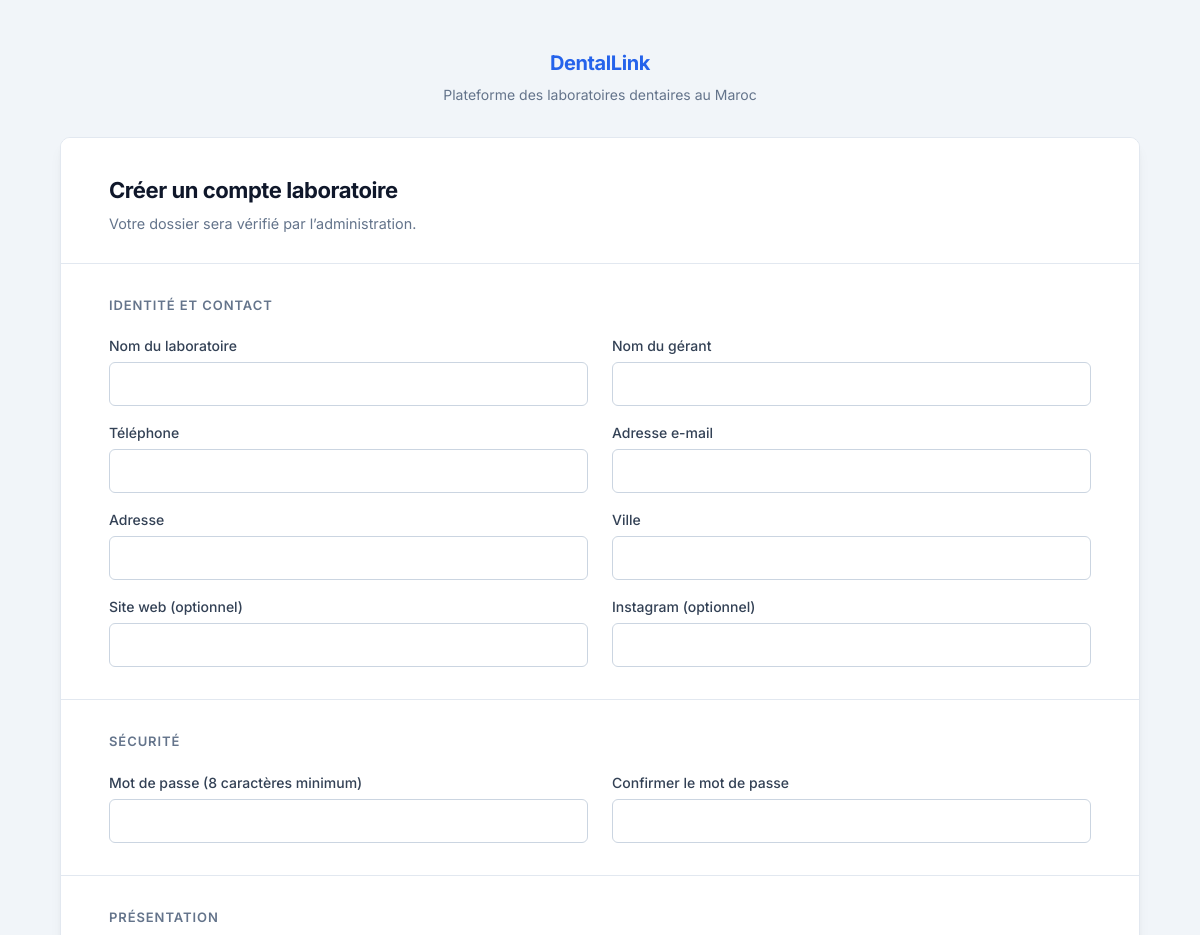
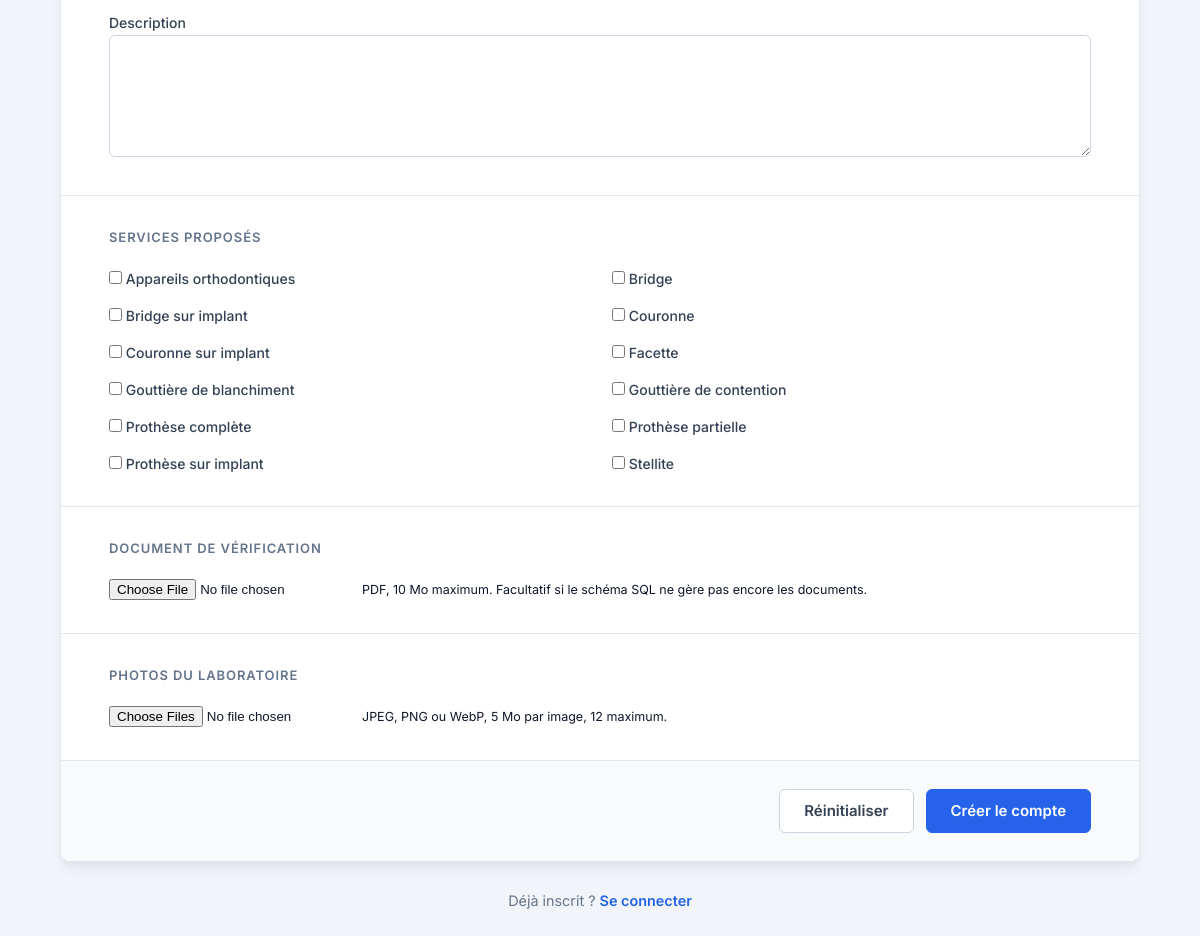
/register.php, run on the app's committed database (2 pictures, top to bottom).
### tables this page shows
CREATE TABLE `service` (
  `id_service` int(11) NOT NULL,
  `nom_service` varchar(100) NOT NULL
);

### config/database.php (called while the page is built, shortened)
<?php
final class Database {
    private static ?PDO $connection = null;
    public static function connection(): PDO {
        if (self::$connection === null) {
            $host = getenv('DB_HOST') ?: '127.0.0.1';
            $name = getenv('DB_NAME') ?: 'laboratoire_dentaire';
            $user = getenv('DB_USER') ?: 'root';
            $pass = getenv('DB_PASS') ?: '';
            self::$connection = new PDO("mysql:host={$host};dbname={$name};charset=utf8mb4", $user, $pass, [PDO::ATTR_ERRMODE=>PDO::ERRMODE_EXCEPTION, PDO::ATTR_DEFAULT_FETCH_MODE=>PDO::FETCH_ASSOC, PDO::ATTR_EMULATE_PREPARES=>false]);
        }
        return self::$connection;
    }
}

### includes/auth.php (called while the page is built, shortened)
<?php
require_once __DIR__.'/../config/database.php';
function e(?string $v):string{return htmlspecialchars($v??'',ENT_QUOTES|ENT_SUBSTITUTE,'UTF-8');}

### includes/schema.php (called while the page is built, shortened)
<?php
final class DentalSchema
{
    private array $columns;
    private function __construct(array $columns, array $statuses) { $this->columns = $columns; $this->statuses = $statuses; }
    public static function inspect(PDO $pdo): self
    {
        $columns = [];
        foreach (['laboratoire','service','laboratoire_service','image_laboratoire','admin'] as $table) {
            try { $columns[$table] = $pdo->query('SHOW COLUMNS FROM `' . $table . '`')->fetchAll(PDO::FETCH_ASSOC); }
            catch (PDOException $e) { $columns[$table] = []; }
        }
        $statuses = [];
        foreach ($columns['laboratoire'] as $column) if ($column['Field'] === 'statut' && preg_match_all("/'((?:[^']|\\\\')*)'/", (string)$column['Type'], $m)) $statuses = $m[1];
        return new self($columns, $statuses);
    }
    public function has(string $table, string $column): bool { foreach ($this->columns[$table] ?? [] as $item) if ($item['Field'] === $column) return true; return false; }
    public function field(string $table, array $candidates): string
    {
        foreach ($candidates as $candidate) if ($this->has($table, $candidate)) return $candidate;
        throw new RuntimeException('Le schéma SQL ne contient aucune colonne attendue pour ' . $table . '.');
    }
    public function serviceId(): string { return $this->field('service', ['id','id_service']); }
    public function serviceName(): string { return $this->field('service', ['nom','nom_service']); }
}
function dental_schema(PDO $pdo): DentalSchema { static $schema; return $schema ??= DentalSchema::inspect($pdo); }

### register.php (the view, shortened to what this page needs)
<?php
require_once __DIR__.'/includes/auth.php';require_once __DIR__.'/includes/schema.php';$schema=dental_schema($pdo);$serviceIdColumn=$schema->serviceId();$serviceNameColumn=$schema->serviceName();$services=$pdo->query("SELECT `$serviceIdColumn` id,`$serviceNameColumn` nom FROM service ORDER BY `$serviceNameColumn`")->fetchAll();
?>
<?php $pageTitle='Inscription — DentalLink'; $pageStyles=['assets/css/register.css']; require __DIR__ . '/includes/header.php'; ?><div class="page-wrapper"><header class="page-header"><div class="brand">DentalLink</div><p class="header-sub">Plateforme des laboratoires dentaires au Maroc</p></header><main class="card"><div class="card-header"><h1 class="card-title">Créer un compte laboratoire</h1><p class="card-subtitle">Votre dossier sera vérifié par l’administration.</p></div><?php if($error):?><p role="alert" class="form-error"><?=e($error)?></p><?php endif;?><form action="crud/create.php" method="post" enctype="multipart/form-data" id="register-form"><?=csrf_field()?>
<section class="form-section"><h2 class="section-title">Identité et contact</h2><div class="form-grid"><?php foreach(['nom_laboratoire'=>'Nom du laboratoire','nom_gerant'=>'Nom du gérant','telephone'=>'Téléphone','email'=>'Adresse e-mail','adresse'=>'Adresse','ville'=>'Ville','site_web'=>'Site web (optionnel)','instagram'=>'Instagram (optionnel)'] as $name=>$label):?><div class="field-group"><label for="<?=e($name)?>"><?=e($label)?></label><input id="<?=e($name)?>" name="<?=e($name)?>" <?=in_array($name,['email'])?'type="email"':(in_array($name,['site_web','instagram'])?'type="url"':'type="text"')?> <?=in_array($name,['site_web','instagram'])?'':'required'?>></div><?php endforeach;?></div></section>
<section class="form-section"><h2 class="section-title">Sécurité</h2><div class="form-grid"><div class="field-group"><label>Mot de passe (8 caractères minimum)</label><input type="password" name="mot_de_passe" minlength="8" required></div><div class="field-group"><label>Confirmer le mot de passe</label><input type="password" name="confirmer_mot_de_passe" minlength="8" required></div></div></section>
<section class="form-section"><h2 class="section-title">Présentation</h2><label>Description</label><textarea name="description" rows="4" required></textarea></section><section class="form-section"><h2 class="section-title">Services proposés</h2><div class="form-grid"><?php foreach($services as $service):?><label><input type="checkbox" name="services[]" value="<?=$service['id']?>"> <?=e($service['nom'])?></label><?php endforeach;?></div></section>
<section class="form-section"><h2 class="section-title">Document de vérification</h2><input type="file" name="document_verification[]" accept="application/pdf,.pdf"><small>PDF, 10 Mo maximum. Facultatif si le schéma SQL ne gère pas encore les documents.</small></section><section class="form-section"><h2 class="section-title">Photos du laboratoire</h2><input type="file" name="images[]" accept="image/jpeg,image/png,image/webp" multiple required><small>JPEG, PNG ou WebP, 5 Mo par image, 12 maximum.</small></section><div class="form-actions"><button type="reset" class="btn btn-secondary">Réinitialiser</button><button type="submit" class="btn btn-primary">Créer le compte</button></div></form></main><footer class="page-footer"><p>Déjà inscrit ? <a href="login.php">Se connecter</a></p></footer></div></body></html>

### assets/css/register.css (style rules this page uses)
:root { --blue-600: #2563EB; --blue-700: #1D4ED8; --blue-50: #EFF6FF; --blue-100: #DBEAFE; --blue-200: #BFDBFE; --slate-50: #F8FAFC; --slate-100: #F1F5F9; --slate-200: #E2E8F0; --slate-300: #CBD5E1; --slate-400: #94A3B8; --slate-500: #64748B; --slate-700: #334155; --slate-900: #0F172A; --red-500: #EF4444; --red-50: #FEF2F2; --green-500: #22C55E; --green-50: #F0FDF4; --orange-400: #FB923C; --white: #FFFFFF; --radius: 6px; --shadow-sm: 0 1px 2px 0 rgba(0,0,0,.05); --shadow: 0 1px 3px 0 rgba(0,0,0,.06), 0 4px 6px -1px rgba(0,0,0,.05); --shadow-lg: 0 10px 15px -3px rgba(0,0,0,.06), 0 4px 6px -2px rgba(0,0,0,.04); --transition: 150ms ease; --field-h: 44px; }
*, *::before, *::after { box-sizing: border-box; margin: 0; padding: 0; }
html { scroll-behavior: smooth; }
body { font-family: 'Inter', system-ui, sans-serif; font-size: 0.9375rem; line-height: 1.5; color: var(--slate-900); background-color: var(--slate-100); min-height: 100vh; -webkit-font-smoothing: antialiased; }
.page-wrapper { display: flex; flex-direction: column; align-items: center; padding: 48px 24px 64px; min-height: 100vh; }
.page-header { text-align: center; margin-bottom: 32px; }
.brand { font-size: 1.25rem; font-weight: 700; color: var(--blue-600); letter-spacing: -0.02em; margin-bottom: 6px; }
.header-sub { font-size: 0.875rem; color: var(--slate-500); }
.card { width: 100%; max-width: 1080px; background: var(--white); border: 1px solid var(--slate-200); border-radius: 10px; box-shadow: var(--shadow-lg); overflow: hidden; }
.card-header { padding: 36px 48px 28px; border-bottom: 1px solid var(--slate-200); background: var(--white); }
.card-title { font-size: 1.375rem; font-weight: 700; color: var(--slate-900); letter-spacing: -0.02em; margin-bottom: 6px; }
.card-subtitle { font-size: 0.9rem; color: var(--slate-500); }
form { display: block; }
.form-section { padding: 32px 48px; border-bottom: 1px solid var(--slate-200); }
.form-section:last-of-type { border-bottom: none; }
.section-title { font-size: 0.8125rem; font-weight: 600; color: var(--slate-500); text-transform: uppercase; letter-spacing: 0.07em; margin-bottom: 20px; }
.form-grid { display: grid; grid-template-columns: 1fr 1fr; gap: 16px 24px; }
.field-group { display: flex; flex-direction: column; gap: 6px; }
label { font-size: 0.875rem; font-weight: 500; color: var(--slate-700); }
input[type="text"], input[type="tel"], input[type="email"], input[type="password"], input[type="url"], textarea { width: 100%; height: var(--field-h); padding: 0 14px; border: 1px solid var(--slate-300); border-radius: var(--radius); background: var(--white); font-family: inherit; font-size: 0.9375rem; color: var(--slate-900); outline: none; transition: border-color var(--transition), box-shadow var(--transition); }
textarea { height: auto; min-height: 110px; padding: 12px 14px; resize: vertical; line-height: 1.6; }
input::placeholder, textarea::placeholder { color: var(--slate-400); font-size: 0.9rem; }
.form-actions { display: flex; align-items: center; justify-content: flex-end; gap: 12px; padding: 28px 48px; border-top: 1px solid var(--slate-200); background: var(--slate-50); }
.btn { display: inline-flex; align-items: center; justify-content: center; height: 44px; padding: 0 24px; border-radius: var(--radius); font-family: inherit; font-size: 0.9375rem; font-weight: 600; cursor: pointer; border: 1.5px solid transparent; transition: background-color var(--transition), border-color var(--transition), box-shadow var(--transition), color var(--transition); white-space: nowrap; }
.btn-primary { background: var(--blue-600); color: var(--white); border-color: var(--blue-600); }
.btn-secondary { background: var(--white); color: var(--slate-700); border-color: var(--slate-300); }
.page-footer { margin-top: 28px; font-size: 0.9rem; color: var(--slate-500); text-align: center; }
.page-footer a { color: var(--blue-600); font-weight: 600; text-decoration: none; }

### data on the page
service: nom_service "Appareils orthodontiques"
service: nom_service "Bridge"
service: nom_service "Bridge sur implant"
service: nom_service "Couronne"
service: nom_service "Couronne sur implant"
service: nom_service "Facette"
service: nom_service "Gouttière de blanchiment"
service: nom_service "Gouttière de contention"
service: nom_service "Prothèse complète"
service: nom_service "Prothèse partielle"
service: nom_service "Prothèse sur implant"
service: nom_service "Stellite"

### other printed values
$label "Nom du laboratoire"
$label "Nom du gérant"
$label "Téléphone"
$label "Adresse e-mail"
$label "Adresse"
$label "Ville"
$label "Site web (optionnel)"
$label "Instagram (optionnel)"
